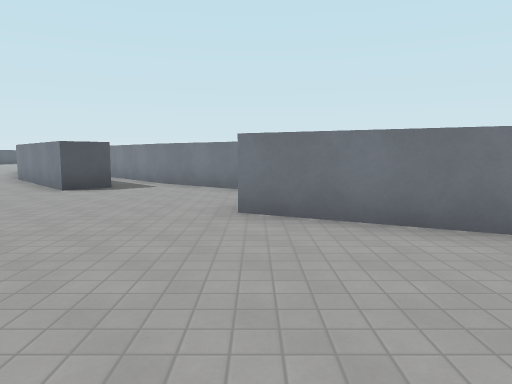
[1] (above)

20 first-person views from a walk through a Godot game level. The camera is 1.5 m above the floor, tilts 6° down and sees 70° across. The floor is counted in squares, 2 m on a side. Each view is taken from the middle of a square. On the plan, view 1 faces up. The plan holds only what a view shows up to about 11 squares ahead; the rest is blank. The place goes on beyond the plan. Characters and animated objects are not drawn. Surface patterns are stand-ins for the level's own textures.

[2]
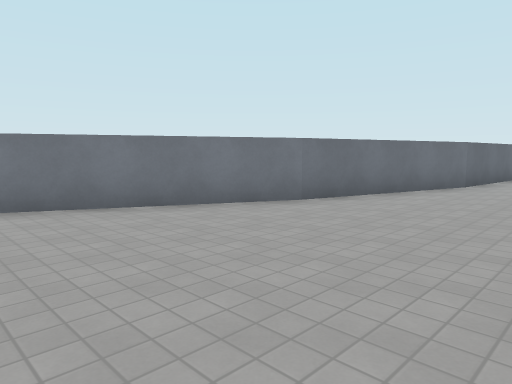

[3]
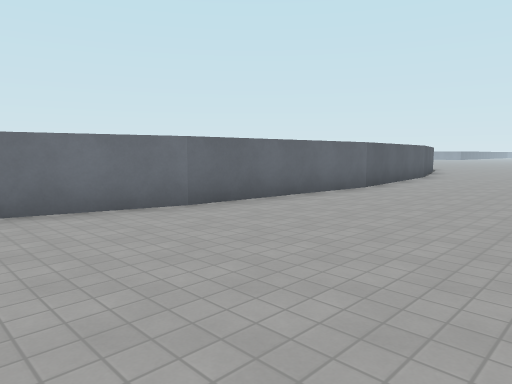

[4]
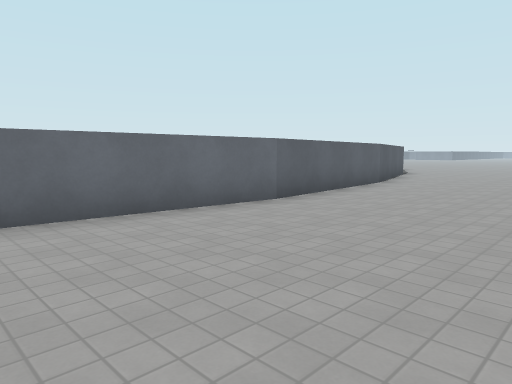

[5]
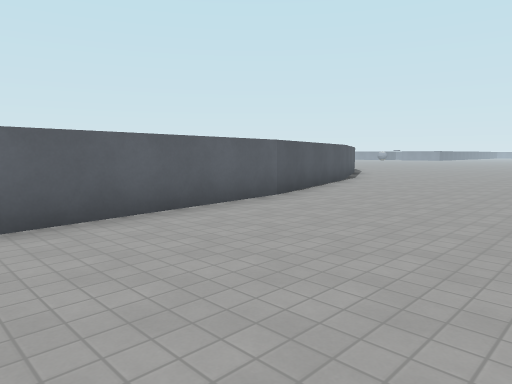

[6]
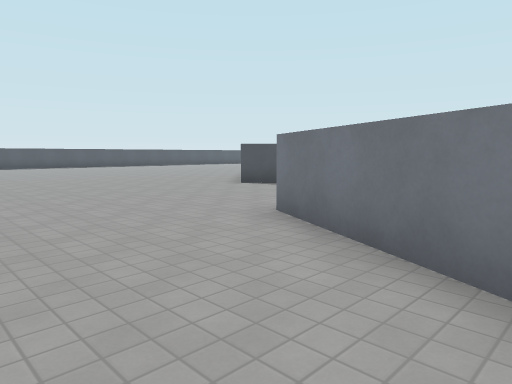

[7]
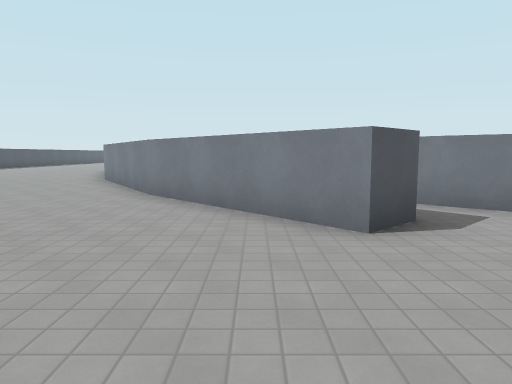

[8]
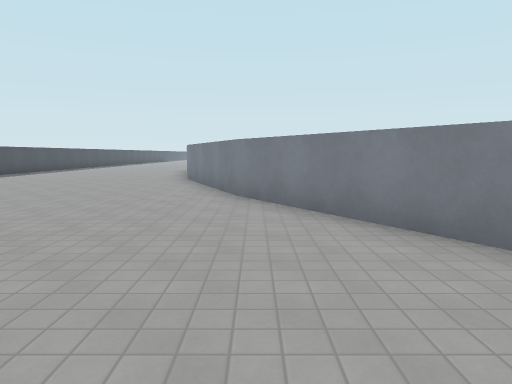

[9]
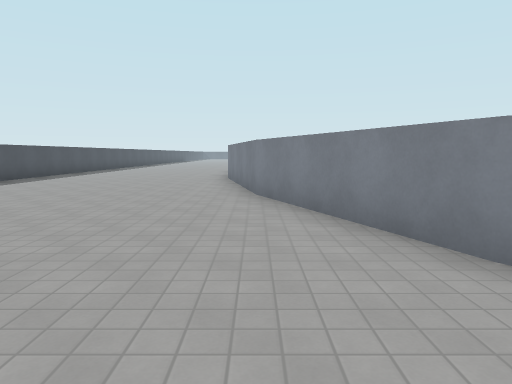

[10]
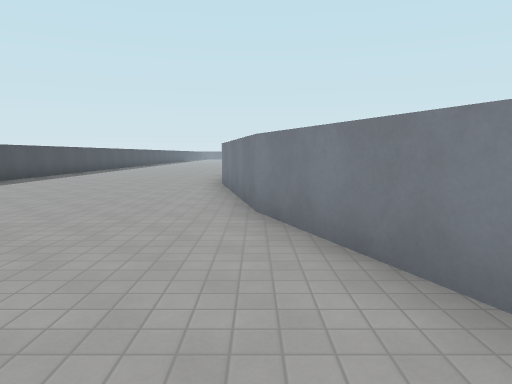

[11]
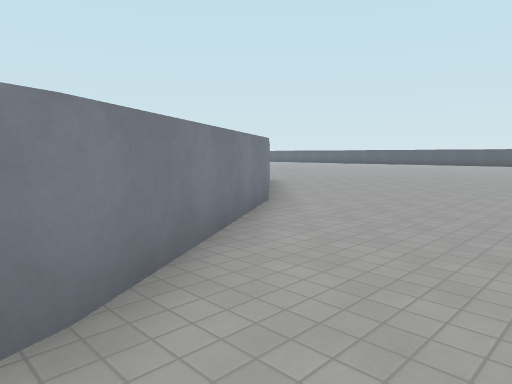

[12]
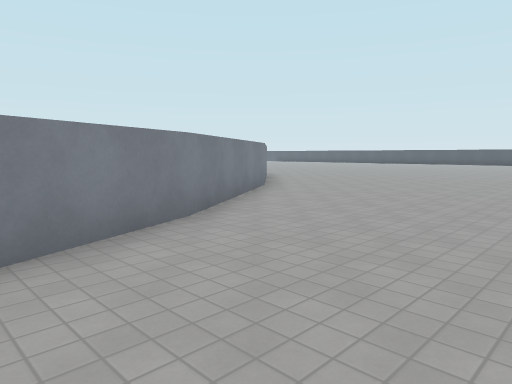

[13]
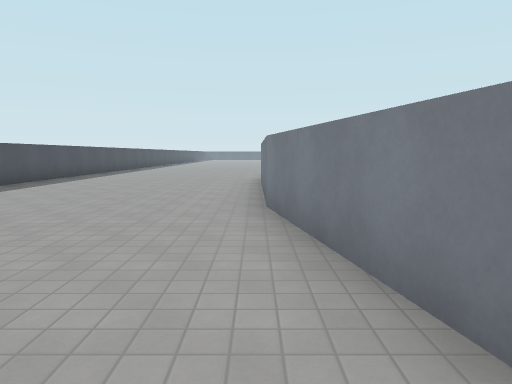

[14]
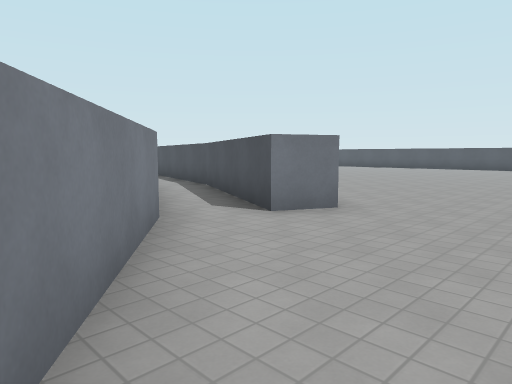

[15]
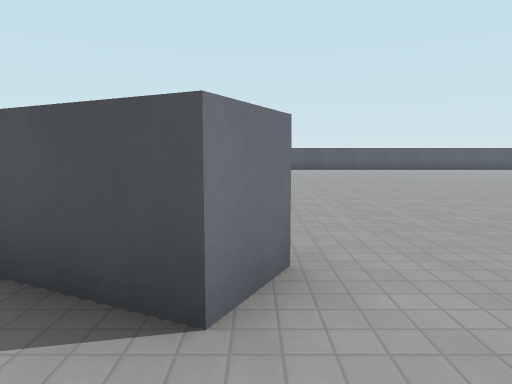

[16]
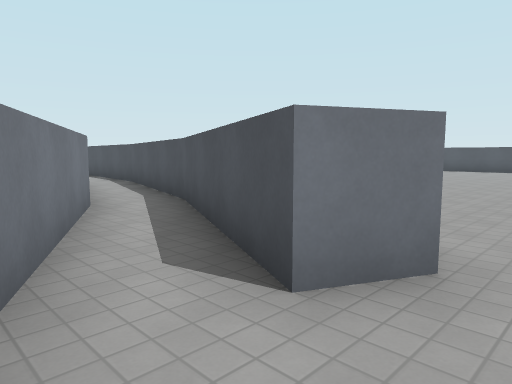

[17]
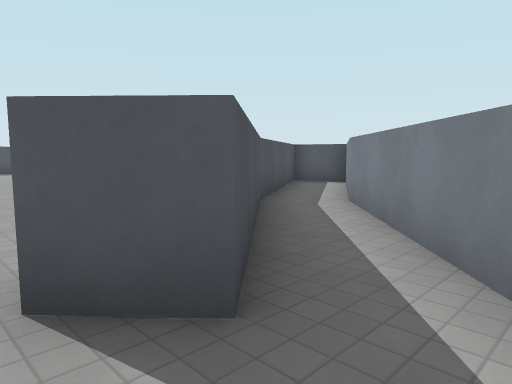

[18]
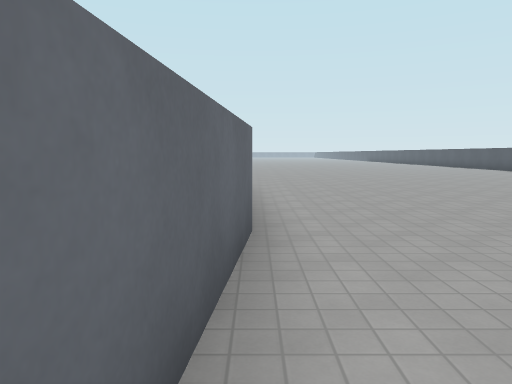

[19]
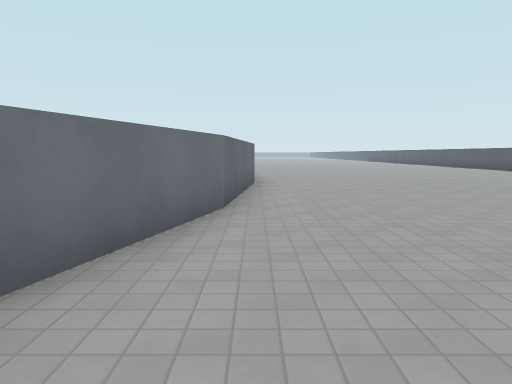

[20]
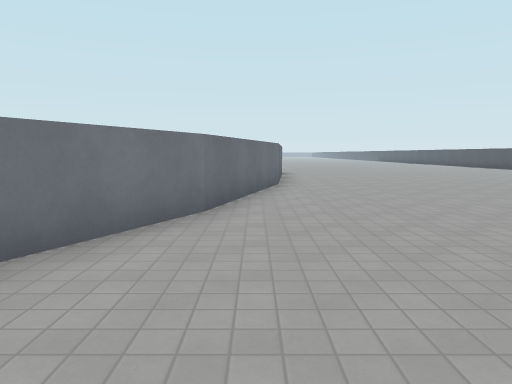

### Floor plan
Points are (right, up) in squares from view 1. A wall is a line through its corners. A room is listed if a view was taken in it or the views show most of it. See-through windows are left out.
Room 1 (views 1, 2, 3, 4, 5, 6, 7, 8, 9, 10, 11, 12, 13, 14, 15, 16, 17, 18, 19, 20)
walls: (3.8, 2.6) (-0.2, 4.6) (0.2, 5.5) (4.1, 3.6); (0.9, 6.7) (-2.4, 9.2) (-4, 11); (3, 5.7) (1, 6.7); (8.1, 1.4) (3.6, 2.7); (-5.9, 11) (-3.2, 8.1) (-3.9, 7.4) (-7, 10.7); (-6.9, 10.6) (-9.4, 14.5); (12.6, 1) (8, 1.4); (-9.3, 14.4) (-11, 18.7) (-11.9, 23.2); (17, 1.5) (12.4, 1); (21.3, 2.7) (17, 1.4); (-11.8, 23.3) (-11.9, 24.5)

Where each view was taken, in squares from view 1:
view 1: 0 up, 0 right, facing up
view 2: 1 down, 1 left, facing up-right
view 3: 3 down, 5 right, facing up-right
view 4: 3 down, 8 right, facing up-right
view 5: 3 down, 12 right, facing up-right
view 6: 1 up, 3 right, facing up-left
view 7: 4 up, 5 left, facing up
view 8: 8 up, 9 left, facing up
view 9: 12 up, 11 left, facing up
view 10: 14 up, 11 left, facing up
view 11: 15 up, 11 left, facing down-right
view 12: 17 up, 13 left, facing down-right
view 13: 18 up, 12 left, facing up
view 14: 9 up, 3 left, facing down-right
view 15: 7 up, 0 right, facing down
view 16: 7 up, 1 left, facing down-right
view 17: 7 up, 2 left, facing up-left
view 18: 1 up, 9 right, facing right
view 19: 1 up, 3 right, facing right
view 20: 2 up, 1 left, facing right
